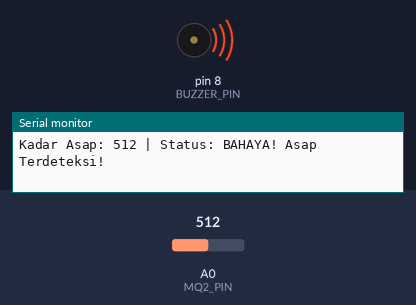
Bench run of a sketch on a simulated Arduino Uno, built with avr-gcc and run on an emulated ATmega328P. On the bench: buzzer (waves = sounding), the last lines printed to the serial monitor. The test bench sets the inputs (shaded band); at power-on: A0 (MQ2_PIN) = 512.

Above: at 1.3 s.
1.4 s: A0 (MQ2_PIN) set to 362
4.4 s: A0 (MQ2_PIN) set to 338
At 5.7 s:
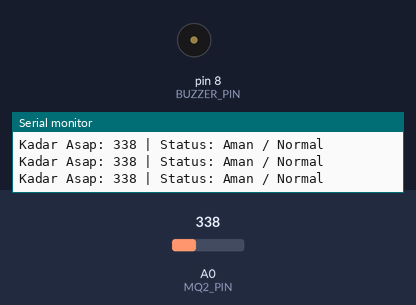
6.7 s: A0 (MQ2_PIN) set to 360
At 6.87 s:
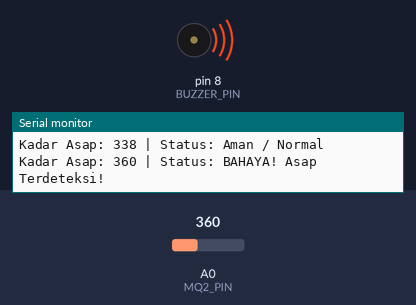
9.7 s: A0 (MQ2_PIN) set to 340
At 10.8 s:
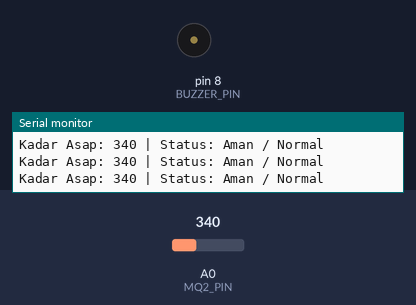
Timing chart, 0 to 12.2 s (numbered marks = the images above; inputs shaded):
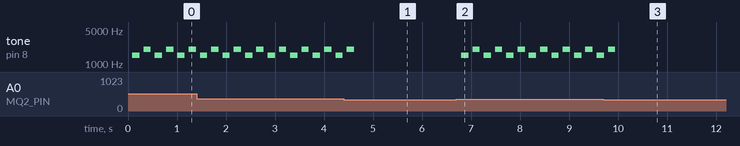

The sketch:

buzzermq2.ino
```cpp
// Definisi Pin
const int MQ2_PIN    = A0;  // Pin analog pembacaan MQ-2
const int BUZZER_PIN = 8;   // Pin sinyal buzzer

// Ambang batas deteksi asap (0 - 1023)
// Sesuaikan nilai ini sesuai hasil pembacaan udara normal di ruangan Anda
int threshold = 350;

void setup() {
  Serial.begin(9600);
  pinMode(BUZZER_PIN, OUTPUT);

  Serial.println("=================================");
  Serial.println("Sistem Deteksi Asap Siap!");
  Serial.println("=================================");
}

void loop() {
  // Membaca nilai kepekatan dari pin analog MQ-2
  int sensorValue = analogRead(MQ2_PIN);

  // Debugging melalui Serial Monitor
  Serial.print("Kadar Asap: ");
  Serial.print(sensorValue);
  Serial.print(" | Status: ");

  if (sensorValue > threshold) {
    Serial.println("BAHAYA! Asap Terdeteksi!");

    // Pola bunyi alarm dua nada bergantian
    tone(BUZZER_PIN, 1500); // Frekuensi 1.5 kHz
    delay(150);
    noTone(BUZZER_PIN);
    delay(80);

    tone(BUZZER_PIN, 2000); // Frekuensi 2.0 kHz
    delay(150);
    noTone(BUZZER_PIN);
    delay(80);
  } else {
    Serial.println("Aman / Normal");
    noTone(BUZZER_PIN); // Pastikan buzzer mati saat kondisi normal
    delay(300);         // Interval pembacaan
  }
}
```

Measured:
- the behaviour switches between 351 and 350 on A0 (MQ2_PIN) (found by bisection; images 0 and 1)
- after the input at 4.4 s, tone on pin 8 (BUZZER_PIN): goes on until 4.6 s, then stays silent
- after the input at 6.7 s, tone on pin 8 (BUZZER_PIN): silent → 1500 Hz after 0.10 s, then repeats every 0.46 s: silent 0.08 s, 2000 Hz 0.15 s, silent 0.08 s, 1500 Hz 0.15 s
- after the input at 9.7 s, tone on pin 8 (BUZZER_PIN): goes on until 9.9 s, then stays silent
- by itself, tone on pin 8 (BUZZER_PIN): repeats every 0.46 s: silent 0.08 s, 2000 Hz 0.15 s, silent 0.08 s, 1500 Hz 0.15 s
